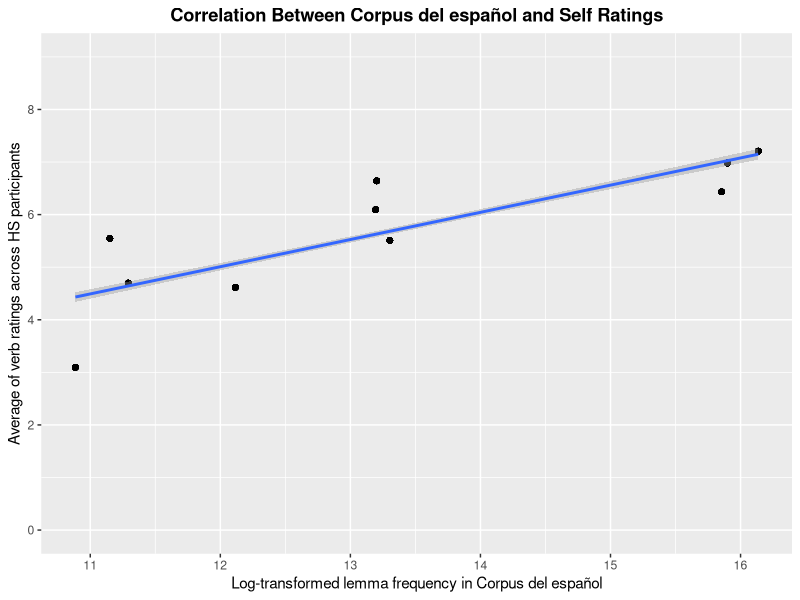

Here is the R script that generated this plot:
# Load packages
library(tidyverse)
library(lme4)

options(scipen = 999)

# Data preparation
## Load data
Lexical_Item_Report <- read.csv("./CSV Files/Lexical Analysis Master.csv")


## Select lexical items
Amar <- Lexical_Item_Report %>% 
  filter(Verb == "amar")

Creer <- Lexical_Item_Report %>% 
  filter(Verb == "creer")

Doler <- Lexical_Item_Report %>% 
  filter(Verb == "doler")

Estar <- Lexical_Item_Report %>% 
  filter(Verb == "estar")

Excluir <- Lexical_Item_Report %>% 
  filter(Verb == "excluir")

Faltar <- Lexical_Item_Report %>% 
  filter(Verb == "faltar")

Gustar <- Lexical_Item_Report %>% 
  filter(Verb == "gustar")

Haber <- Lexical_Item_Report %>% 
  filter(Verb == "haber")

Tener <- Lexical_Item_Report %>% 
  filter(Verb == "tener")

Vivir <- Lexical_Item_Report %>% 
  filter(Verb == "vivir")

State_Verb_Report <- rbind(Amar, Creer, Doler, Estar, Excluir, Faltar, Gustar, Haber, Tener, Vivir)

## Standardize data
State_Verb_Report <- State_Verb_Report %>% 
  na.omit %>% 
  mutate(Davies_Std = (Davies_Rating - mean(Davies_Rating))/sd(Davies_Rating),
         CORPES_Std = (CORPES_Rating - mean(CORPES_Rating))/sd(CORPES_Rating),
         WordList_Std = (WordList_Rating - mean(WordList_Rating))/sd(WordList_Rating),
         SRLF_Std = (Part_Rating - mean(Part_Rating))/sd(Part_Rating),
         FofU = (FofU_Prod + FofU_Comp),
         FofU_Std = (FofU - mean(FofU))/sd(FofU),
         DELE_Std = (DELE - mean(DELE))/sd(DELE),
         AoA_ENG_Std = (AoA_ENG - mean(AoA_ENG))/sd(AoA_ENG))


## Generate lexical item average
Average_by_LI <- aggregate(State_Verb_Report$Part_Rating, list(State_Verb_Report$Verb), FUN = mean)
Average_by_LI <- Average_by_LI %>% rename(Verb = Group.1)
Average_by_LI <- Average_by_LI %>% rename(SRLF_Avg = x)
Average_by_LI <- left_join(State_Verb_Report, Average_by_LI, by = c("Verb" = "Verb"))

Average_by_LI <- Average_by_LI %>% 
  mutate(SRLF_Avg_Std = (SRLF_Avg - mean(SRLF_Avg))/sd(SRLF_Avg))


# Lexical item graphs
Average_by_LI %>% 
  ggplot(., aes(x = log(Davies_Rating), y = SRLF_Avg)) + 
  geom_point() + 
  geom_smooth(method = lm) +
  scale_y_continuous(breaks = seq (0, 9, 2),
                     limits = c(0, 9)) +
  labs(x = "Log-transformed lemma frequency in Corpus del español", y = "Average of verb ratings across HS participants", title = "Correlation Between Corpus del español and Self Ratings") +
  theme(plot.title = element_text(hjust = 0.5, face = "bold"))


# Correlation
Davies_SRLF_Correlation <- lm(Davies_Std ~ SRLF_Avg_Std, data = Average_by_LI)
summary(Davies_SRLF_Correlation)
